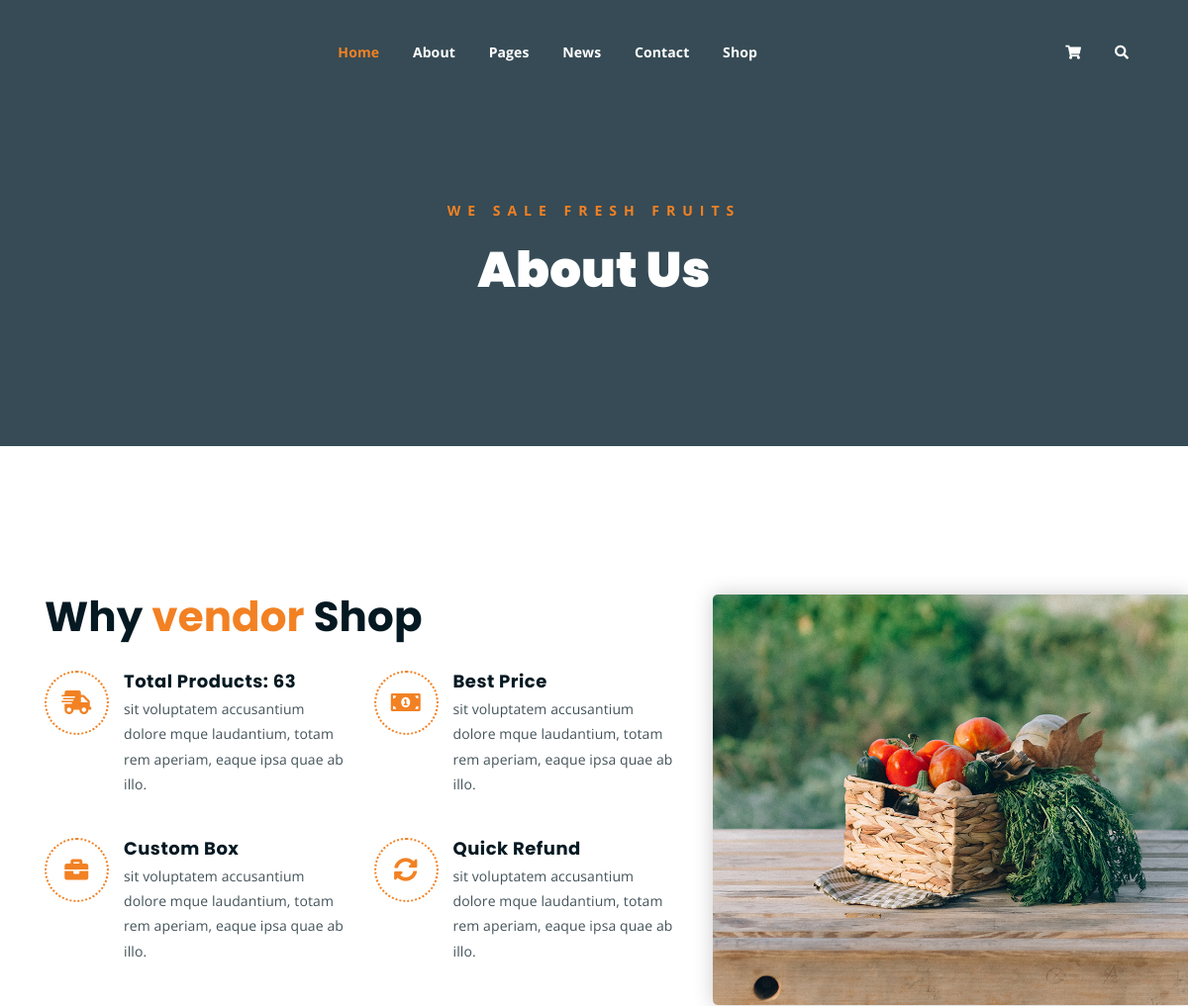
The page /users/4 (upper part) on the database as committed earlier.
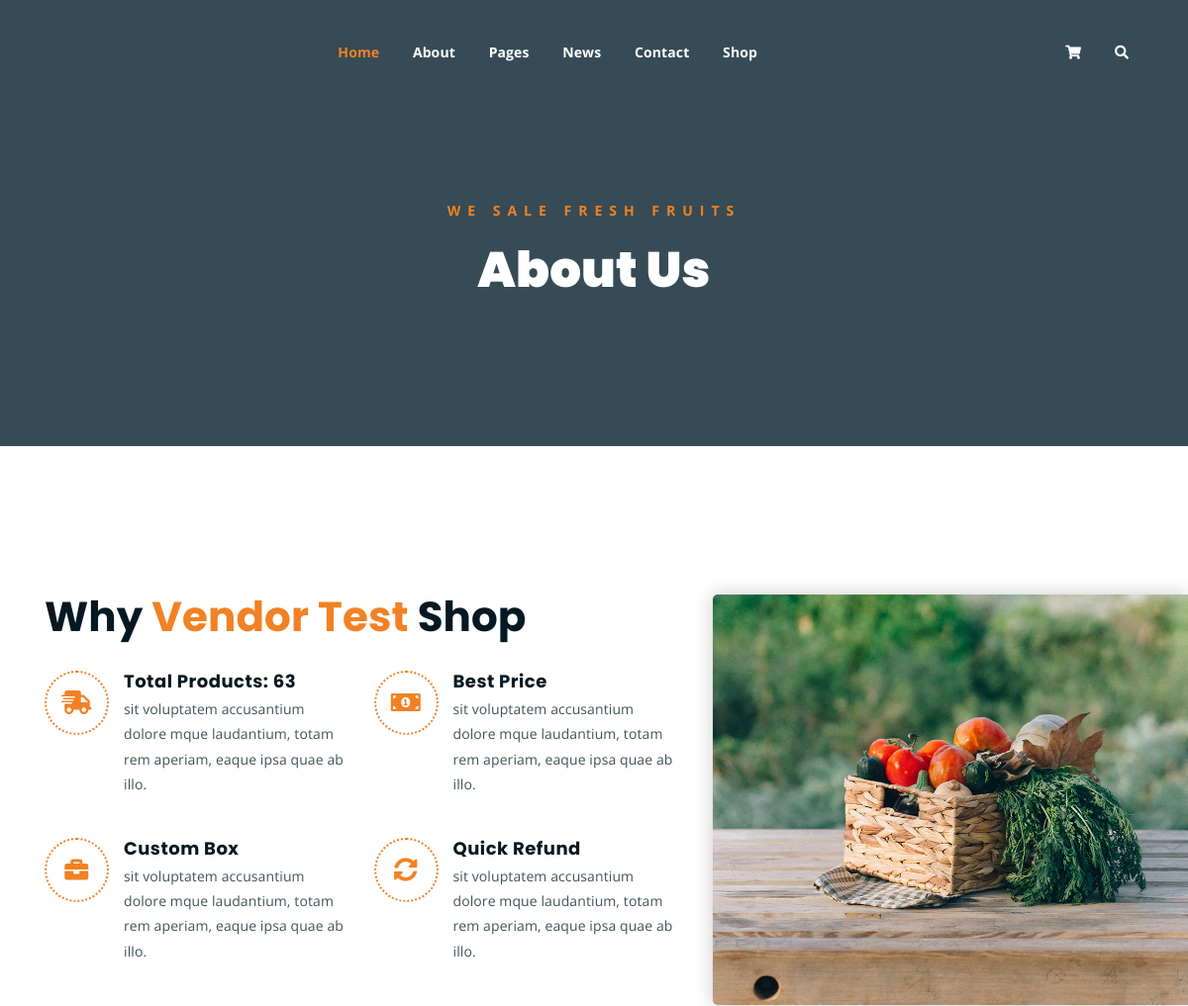
The same page on the database as committed later.
### model/user.py (models this page shows, shortened)
class User(Base, UserMixin):
    __tablename__ = "users"
    id = Column(Integer, primary_key=True)
    name = Column(String)
    avatar = Column(String)
    email = Column(String, nullable=False)
    password = Column(String)
    role_id = Column(Integer, ForeignKey('roles.id'))
    def json(self):
        d = {
            "id": self.id,
            "name": self.name,
            "avatar": self.avatar,
            "email": self.email,
            "role_id": self.role_id,
        }
        return d

### handler/user.py (the view)
@user_api.route('/<string:role>', methods=['POST', 'GET'])
def get_users(role):
    if request.method == 'POST':
        return render_template('dashboard.html')
    else:
        if role == 'customer':
            res = service.User.get_users(2)
            render_template()
        if role == 'partner':
            res = service.User.get_users(3)
        if role == 'vendor':
            res = service.User.get_users(4)
        users = service.User.get_users()
        return render_template('users.html', context=users)\

### handler/user.py (called while the page is built)
@user_api.route('/<int:user_id>', methods=['POST', 'GET'])
def user_with_id(user_id):
    if request.method == 'POST':
        return render_template('dashboard.html')
    else:
        user = service.User.get_user_detail(user_id)
        return render_template('about.html', context=user)

### repository/base.py (called while the page is built)
    def __enter__(self):
        engine = create_engine(self.__connection_string)
        session_maker = sessionmaker()
        self.session = session_maker(bind=engine)
        return self

    def __exit__(self, exc_type, exc_val, exc_tb):
        self.session.close()  # pylint: disable=no-member

### repository/user.py (called while the page is built)
    @classmethod
    def get_by_id(cls, user_id) -> model_user.User:
        with DBConnectionHandler() as db_connection:
            try:
                user = (
                    db_connection.session.query(model_user.User)
                    .filter_by(id=user_id)
                    .one()
                )
                return user
            except NoResultFound:
                return []
            except Exception as ex:
                db_connection.session.rollback()
                print(ex)
                raise
            finally:
                db_connection.session.close()

### templates/about.html (shortened to what this page needs)
<!DOCTYPE html>
<html lang="en">
<head>
	<link rel="stylesheet" href="../static/styles/assets/css/all.min.css">
	<link rel="stylesheet" href="../static/styles/assets/bootstrap/css/bootstrap.min.css">
	<link rel="stylesheet" href="../static/styles/assets/css/owl.carousel.css">
	<link rel="stylesheet" href="../static/styles/assets/css/magnific-popup.css">
	<link rel="stylesheet" href="../static/styles/assets/css/animate.css">
	<link rel="stylesheet" href="../static/styles/assets/css/meanmenu.min.css">
	<link rel="stylesheet" href="../static/styles/assets/css/main.css">
	<link rel="stylesheet" href="../static/styles/assets/css/responsive.css">
</head>
<body>
	<div class="top-header-area" id="sticker">
		<div class="container">
			<div class="row">
				<div class="col-lg-12 col-sm-12 text-center">
					<div class="main-menu-wrap">
						<nav class="main-menu">
							<ul>
								<li class="current-list-item"><a href="#">Home</a>
								</li>
								<li><a href="./">About</a></li>
								<li><a href="#">Pages</a>
								</li>
								<li><a href="news.html">News</a>
								</li>
								<li><a href="contact.html">Contact</a></li>
								<li><a href="shop.html">Shop</a>
								</li>
								<li>
									<div class="header-icons">
										<a class="shopping-cart" href="cart.html"><i class="fas fa-shopping-cart"></i></a>
										<a class="mobile-hide search-bar-icon" href="#"><i class="fas fa-search"></i></a>
									</div>
								</li>
							</ul>
						</nav>
					</div>
				</div>
			</div>
		</div>
	</div>
	<div class="breadcrumb-section breadcrumb-bg">
		<div class="container">
			<div class="row">
				<div class="col-lg-8 offset-lg-2 text-center">
					<div class="breadcrumb-text">
						<p>We sale fresh fruits</p>
						<h1>About Us</h1>
					</div>
				</div>
			</div>
		</div>
	</div>
	<div class="feature-bg">
		<div class="container">
			<div class="row">
				<div class="col-lg-7">
					<div class="featured-text">
						<h2 class="pb-3">Why <span class="orange-text">{{ context.user.name }}</span> Shop</h2>
						<div class="row">
							<div class="col-lg-6 col-md-6 mb-4 mb-md-5">
								<div class="list-box d-flex">
									<div class="list-icon">
										<i class="fas fa-shipping-fast"></i>
									</div>
									<div class="content">
										<h3>Total Products: 63</h3>
										<p>sit voluptatem accusantium dolore mque laudantium, totam rem aperiam, eaque ipsa quae ab illo.</p>
									</div>
								</div>
							</div>
							<div class="col-lg-6 col-md-6 mb-5 mb-md-5">
								<div class="list-box d-flex">
									<div class="list-icon">
										<i class="fas fa-money-bill-alt"></i>
									</div>
									<div class="content">
										<h3>Best Price</h3>
										<p>sit voluptatem accusantium dolore mque laudantium, totam rem aperiam, eaque ipsa quae ab illo.</p>
									</div>
								</div>
							</div>
							<div class="col-lg-6 col-md-6 mb-5 mb-md-5">
								<div class="list-box d-flex">
									<div class="list-icon">
										<i class="fas fa-briefcase"></i>
									</div>
									<div class="content">
										<h3>Custom Box</h3>
										<p>sit voluptatem accusantium dolore mque laudantium, totam rem aperiam, eaque ipsa quae ab illo.</p>
									</div>
								</div>
							</div>
							<div class="col-lg-6 col-md-6">
								<div class="list-box d-flex">
									<div class="list-icon">
										<i class="fas fa-sync-alt"></i>
									</div>
									<div class="content">
										<h3>Quick Refund</h3>
										<p>sit voluptatem accusantium dolore mque laudantium, totam rem aperiam, eaque ipsa quae ab illo.</p>
									</div>
								</div>
							</div>
						</div>
					</div>
				</div>
			</div>
		</div>
	</div>
</body>
</html>

Rows that differ between the two databases and show on the page:
changed User: user.name "vendor" → "Vendor Test"
